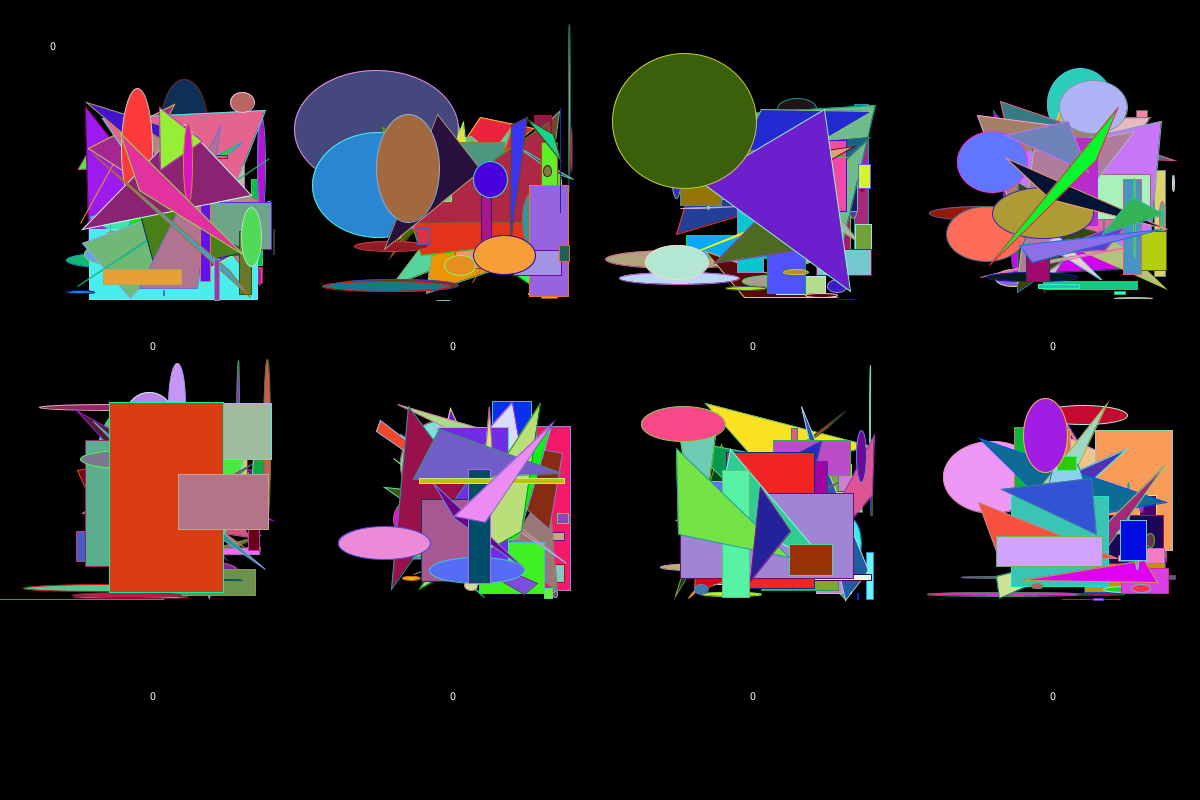
Frame 1 (no input)
Frame 60 (the mouse pressed at the canvas centre just before this capture): identical to frame 1, image omitted
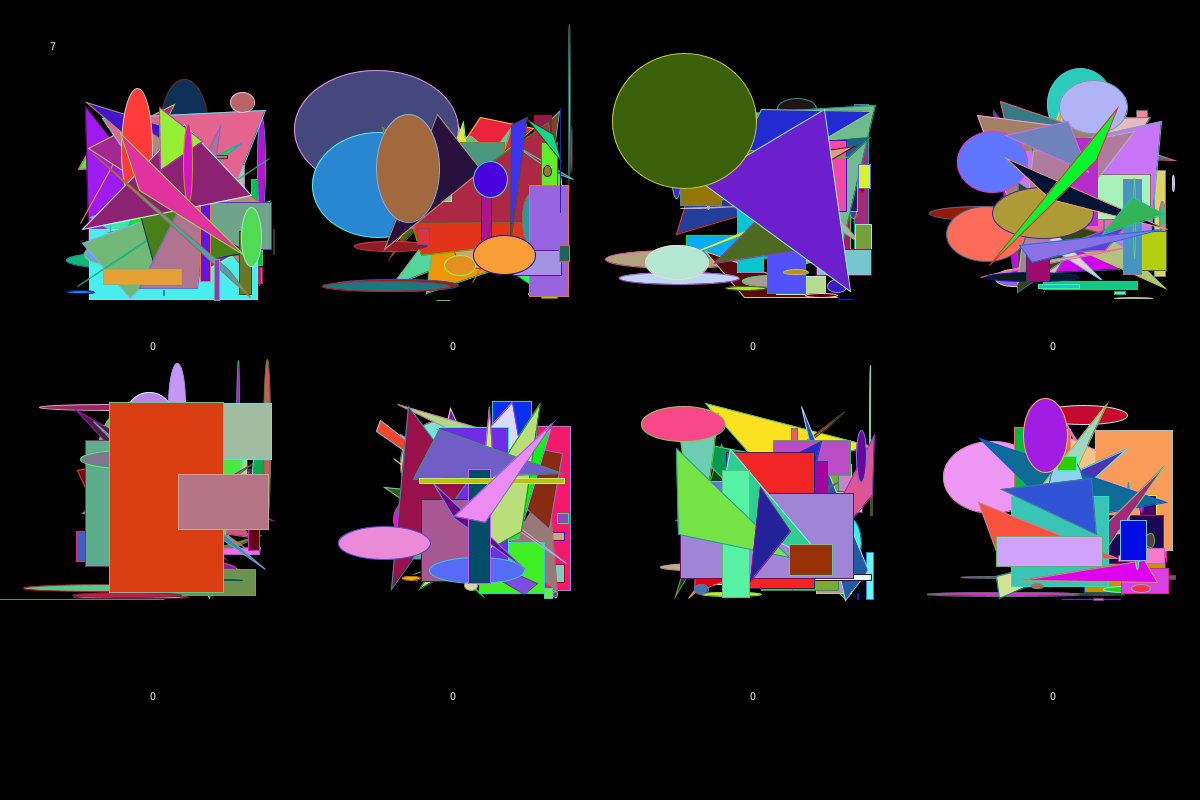
Frame 120 (the mouse held since frame 60 and released just before this capture)

The Processing sketch that drew these frames (run headless with seeded random() and noise(); from frame 60 on, the mouse is pressed at the canvas centre):

// Processing sketch: User_Selection
// ── User_Selection.pde
IntList Image1a;
IntList Image1b;
IntList Image2a;
IntList Image2b;
IntList Image3a;
IntList Image3b;
IntList Image4a;
IntList Image4b;
IntList Image5a;
IntList Image5b;
IntList Image6a;
IntList Image6b;
IntList Image7a;
IntList Image7b;
IntList Image8a;
IntList Image8b;
IntList scores;
int editing = 0;
void setup(){
  size(1200,800);
  Image1a = new IntList();
  Image1b = new IntList();
  Image2a = new IntList();
  Image2b = new IntList();
  Image3a = new IntList();
  Image3b = new IntList();
  Image4a = new IntList();
  Image4b = new IntList();
  Image5a = new IntList();
  Image5b = new IntList();
  Image6a = new IntList();
  Image6b = new IntList();
  Image7a = new IntList();
  Image7b = new IntList();
  Image8a = new IntList();
  Image8b = new IntList();
  scores = new IntList();
  Image1a = newdna();
  Image2a = newdna();
  Image3a = newdna();
  Image4a = newdna();
  Image5a = newdna();
  Image6a = newdna();
  Image7a = newdna();
  Image8a = newdna();
  for(int i = 0; i < 8; i++){
    scores.append(0);
  }
}
void draw(){
  translate(75,100);
  background(0);
  makeimg(Image1a);
  translate(300,0);
  makeimg(Image2a);
  translate(300,0);
  makeimg(Image3a);
  translate(300,0);
  makeimg(Image4a);
  translate(-975,300);
  translate(75,0);
  makeimg(Image5a);
  translate(300,0);
  makeimg(Image6a);
  translate(300,0);
  makeimg(Image7a);
  translate(300,0);
  makeimg(Image8a);
  translate(-975,-400);
  fill(255);
  for(int i = 0; i < 8; i++){
    if(i < 4){
      text(scores.get(i),150+i*300,350);
    }
    else{
      text(scores.get(i),150+(i-4)*300,700);
    }
  }
  text(editing, 50,50);
}
void makeimg(IntList dna){
  for(int i = 0; i < dna.size(); i++){
    if(dna.get(i) == 1 && dna.size() > i+10){
      fill(dna.get(i+1),dna.get(i+2),dna.get(i+3));
      stroke(dna.get(i+4),dna.get(i+5),dna.get(i+6));
      rect(dna.get(i+7),dna.get(i+8),dna.get(i+9),dna.get(i+10));
      i+=10;
    }
    else if(dna.get(i) == 2 && dna.size() > i+12){
      fill(dna.get(i+1),dna.get(i+2),dna.get(i+3));
      stroke(dna.get(i+4),dna.get(i+5),dna.get(i+6));
      triangle(dna.get(i+7),dna.get(i+8),dna.get(i+9),dna.get(i+10),dna.get(i+11),dna.get(i+12));
      i+=12;
    }
    else if(dna.get(i) == 3 && dna.size() > i+10){
      fill(dna.get(i+1),dna.get(i+2),dna.get(i+3));
      stroke(dna.get(i+4),dna.get(i+5),dna.get(i+6));
      ellipse(dna.get(i+7),dna.get(i+8),dna.get(i+9),dna.get(i+10));
      i+=10;
    }
  }
}
IntList newdna(){
  IntList Image5;
  Image5 = new IntList();
  for(int i = 0; i < 50; i++){
    Image5.append(ceil(random(3)));
      for(int j = 0; j < 6; j++){
        Image5.append(round(random(0,255)));
      }
      if(Image5.get(Image5.size()-7) == 1 || Image5.get(Image5.size()-7) == 3){
      for(int j = 0; j < 2; j++){
        Image5.append(round(random(200)));
      }
      for(int j = 0; j < 2; j++){
        Image5.append(round(random(0,200-Image5.get(Image5.size()-2))));
      }
    }
    else if(Image5.get(Image5.size()-7) == 2){
      for(int j = 0; j < 6; j++){
        Image5.append(round(random(0,200)));
      }
    }
  }
  return(Image5);
}
void mousePressed(){
  if(editing != 0){
    editing = 0;
  }
  else{
    if(mouseY < 400){
      editing = round(mouseX/300)+1;
    }
    else{
      editing = round(mouseX/300)+5;
    }
    scores.set(editing-1, 0);
  }
}
void keyPressed(){
  if(key >= 48 && key < 58 && editing > 0){
    scores.set(editing-1, scores.get(editing-1)*10+(key-48));
  }
  if(key == ' ' || key == 'i' || key == 's' || key == 'g'){
    iterate();
  }
}
void iterate(){
  int x = round(random(64));
  x = round(sqrt(x));
  if(scores.get(0) == x){
    Image1b = mutate(Image1a);
  }
  else if(scores.get(1) == x){
    Image1b = mutate(Image2a);
  }
  else if(scores.get(2) == x){
    Image1b = mutate(Image3a);
  }
  else if(scores.get(3) == x){
    Image1b = mutate(Image4a);
  }
  else if(scores.get(4) == x){
    Image1b = mutate(Image5a);
  }
  else if(scores.get(5) == x){
    Image1b = mutate(Image6a);
  }
  else if(scores.get(6) == x){
    Image1b = mutate(Image7a);
  }
  else if(scores.get(7) == x){
    Image1b = mutate(Image8a);
  }
  
  x = round(random(64));
  x = round(sqrt(x));
  if(scores.get(0) == x){
    Image1b = mutate(Image1a);
  }
  else if(scores.get(1) == x){
    Image1b = mutate(Image2a);
  }
  else if(scores.get(2) == x){
    Image1b = mutate(Image3a);
  }
  else if(scores.get(3) == x){
    Image1b = mutate(Image4a);
  }
  else if(scores.get(4) == x){
    Image1b = mutate(Image5a);
  }
  else if(scores.get(5) == x){
    Image1b = mutate(Image6a);
  }
  else if(scores.get(6) == x){
    Image1b = mutate(Image7a);
  }
  else if(scores.get(7) == x){
    Image1b = mutate(Image8a);
  }
  
  x = round(random(64));
  x = round(sqrt(x));
  if(scores.get(0) == x){
    Image2b = mutate(Image1a);
  }
  else if(scores.get(1) == x){
    Image2b = mutate(Image2a);
  }
  else if(scores.get(2) == x){
    Image2b = mutate(Image3a);
  }
  else if(scores.get(3) == x){
    Image2b = mutate(Image4a);
  }
  else if(scores.get(4) == x){
    Image2b = mutate(Image5a);
  }
  else if(scores.get(5) == x){
    Image2b = mutate(Image6a);
  }
  else if(scores.get(6) == x){
    Image2b = mutate(Image7a);
  }
  else if(scores.get(7) == x){
    Image2b = mutate(Image8a);
  }
  
  x = round(random(64));
  x = round(sqrt(x));
  if(scores.get(0) == x){
    Image3b = mutate(Image1a);
  }
  else if(scores.get(1) == x){
    Image3b = mutate(Image2a);
  }
  else if(scores.get(2) == x){
    Image3b = mutate(Image3a);
  }
  else if(scores.get(3) == x){
    Image3b = mutate(Image4a);
  }
  else if(scores.get(4) == x){
    Image3b = mutate(Image5a);
  }
  else if(scores.get(5) == x){
    Image3b = mutate(Image6a);
  }
  else if(scores.get(6) == x){
    Image3b = mutate(Image7a);
  }
  else if(scores.get(7) == x){
    Image3b = mutate(Image8a);
  }
  
  x = round(random(64));
  x = round(sqrt(x));
  if(scores.get(0) == x){
    Image4b = mutate(Image1a);
  }
  else if(scores.get(1) == x){
    Image4b = mutate(Image2a);
  }
  else if(scores.get(2) == x){
    Image4b = mutate(Image3a);
  }
  else if(scores.get(3) == x){
    Image4b = mutate(Image4a);
  }
  else if(scores.get(4) == x){
    Image4b = mutate(Image5a);
  }
  else if(scores.get(5) == x){
    Image4b = mutate(Image6a);
  }
  else if(scores.get(6) == x){
    Image4b = mutate(Image7a);
  }
  else if(scores.get(7) == x){
    Image4b = mutate(Image8a);
  }
  
  x = round(random(64));
  x = round(sqrt(x));
  if(scores.get(0) == x){
    Image5b = mutate(Image1a);
  }
  else if(scores.get(1) == x){
    Image5b = mutate(Image2a);
  }
  else if(scores.get(2) == x){
    Image5b = mutate(Image3a);
  }
  else if(scores.get(3) == x){
    Image5b = mutate(Image4a);
  }
  else if(scores.get(4) == x){
    Image5b = mutate(Image5a);
  }
  else if(scores.get(5) == x){
    Image5b = mutate(Image6a);
  }
  else if(scores.get(6) == x){
    Image5b = mutate(Image7a);
  }
  else if(scores.get(7) == x){
    Image5b = mutate(Image8a);
  }
  
  x = round(random(64));
  x = round(sqrt(x));
  if(scores.get(0) == x){
    Image6b = mutate(Image1a);
  }
  else if(scores.get(1) == x){
    Image6b = mutate(Image2a);
  }
  else if(scores.get(2) == x){
    Image6b = mutate(Image3a);
  }
  else if(scores.get(3) == x){
    Image6b = mutate(Image4a);
  }
  else if(scores.get(4) == x){
    Image6b = mutate(Image5a);
  }
  else if(scores.get(5) == x){
    Image6b = mutate(Image6a);
  }
  else if(scores.get(6) == x){
    Image6b = mutate(Image7a);
  }
  else if(scores.get(7) == x){
    Image6b = mutate(Image8a);
  }
  
  x = round(random(64));
  x = round(sqrt(x));
  if(scores.get(0) == x){
    Image7b = mutate(Image1a);
  }
  else if(scores.get(1) == x){
    Image7b = mutate(Image2a);
  }
  else if(scores.get(2) == x){
    Image7b = mutate(Image3a);
  }
  else if(scores.get(3) == x){
    Image7b = mutate(Image4a);
  }
  else if(scores.get(4) == x){
    Image7b = mutate(Image5a);
  }
  else if(scores.get(5) == x){
    Image7b = mutate(Image6a);
  }
  else if(scores.get(6) == x){
    Image7b = mutate(Image7a);
  }
  else if(scores.get(7) == x){
    Image7b = mutate(Image8a);
  }
  
  x = round(random(64));
  x = round(sqrt(x));
  if(scores.get(0) == x){
    Image8b = mutate(Image1a);
  }
  else if(scores.get(1) == x){
    Image8b = mutate(Image2a);
  }
  else if(scores.get(2) == x){
    Image8b = mutate(Image3a);
  }
  else if(scores.get(3) == x){
    Image8b = mutate(Image4a);
  }
  else if(scores.get(4) == x){
    Image8b = mutate(Image5a);
  }
  else if(scores.get(5) == x){
    Image8b = mutate(Image6a);
  }
  else if(scores.get(6) == x){
    Image8b = mutate(Image7a);
  }
  else if(scores.get(7) == x){
    Image8b = mutate(Image8a);
  }
  Image1a = Image1b;
  Image2a = Image2b;
  Image3a = Image3b;
  Image4a = Image4b;
  Image5a = Image5b;
  Image6a = Image6b;
  Image7a = Image7b;
  Image8a = Image8b;
}
IntList mutate(IntList old){
  IntList n = new IntList();
  for(int i = 0; i < old.size(); i++){
    n.append(old.get(i)+round(random(-1,1)));
    if(n.size() > 10 && n.get(n.size()-11) == 2){
    n.append(round(random(0,200-n.get(n.size()-2))));
    n.append(round(random(0,200-n.get(n.size()-2))));
  }
  }
  return(n);
}
